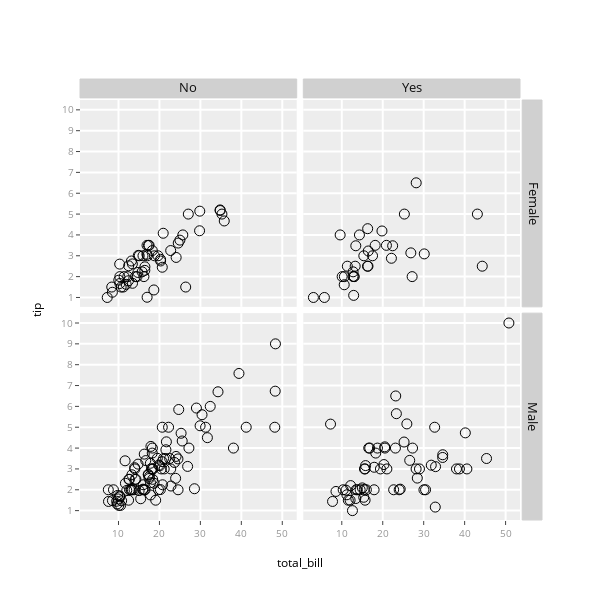

The notebook cell this image was saved under:
### Markdown cell above
# Plot in 'ggplot2' style
To learn more about ggplot2, check out http://ggplot2.tidyverse.org/reference/facet_grid.html

### Code cell
import plotly.figure_factory as ff

import pandas as pd
tips = pd.read_csv('https://raw.githubusercontent.com/plotly/datasets/master/tips.csv')

fig = ff.create_facet_grid(
    tips,
    x='total_bill',
    y='tip',
    facet_row='sex',
    facet_col='smoker',
    marker={'symbol': 'circle-open', 'size': 10},
    ggplot2=True
)
pyo.iplot(fig, filename='facet - ggplot2 style')

### Figure 1 — Plotly figure (JSON) as saved in the notebook; plotly's stock layout.template omitted (floating-point values rounded to 4 significant figures)
{"data": [{"marker": {"color": "rgb(0, 0, 0)", "size": 10, "symbol": "circle-open"}, "mode": "markers", "type": "scatter", "uid": "5e93988b-9d98-4106-9eec-22a3cc9dba7d", "x": [16.99, 24.59, 35.26, 14.83, 10.33, 16.97, 20.29, 15.77, 19.65, 15.06, 20.69, 16.93, 10.29, 34.81, 26.41, 16.45, 17.07, 14.73, 10.07, 34.83, 22.75, 20.92, 7.25, 25.71, 17.31, 10.65, 12.43, 24.08, 13.42, 12.48, 29.8, 14.52, 11.38, 20.27, 11.17, 12.26, 18.26, 8.51, 10.33, 14.15, 13.16, 17.47, 27.05, 16.43, 8.35, 18.64, 11.87, 29.85, 25, 13.39, 16.21, 15.98, 35.83, 18.78], "xaxis": "x", "y": [1.01, 3.61, 5, 3.02, 1.67, 3.5, 2.75, 2.23, 3, 3, 2.45, 3.07, 2.6, 5.2, 1.5, 2.47, 3, 2.2, 1.83, 5.17, 3.25, 4.08, 1, 4, 3.5, 1.5, 1.8, 2.92, 1.68, 2.52, 4.2, 2, 2, 2.83, 1.5, 2, 3.25, 1.25, 2, 2, 2.75, 3.5, 5, 2.3, 1.5, 1.36, 1.63, 5.14, 3.75, 2.61, 2, 3, 4.67, 3], "yaxis": "y"}, {"marker": {"color": "rgb(0, 0, 0)", "size": 10, "symbol": "circle-open"}, "mode": "markers", "type": "scatter", "uid": "610c793f-f514-4601-8ee2-6af7a14a56d0", "x": [3.07, 26.86, 25.28, 5.75, 16.32, 11.35, 15.38, 44.3, 22.42, 14.31, 17.51, 10.59, 10.63, 9.6, 20.9, 18.15, 19.81, 43.11, 13, 12.74, 13, 16.4, 16.47, 12.76, 13.27, 28.17, 12.9, 30.14, 13.42, 16.27, 10.09, 22.12, 27.18], "xaxis": "x2", "y": [1, 3.14, 5, 1, 4.3, 2.5, 3, 2.5, 3.48, 4, 3, 1.61, 2, 4, 3.5, 3.5, 4.19, 5, 2, 2.01, 2, 2.5, 3.23, 2.23, 2.5, 6.5, 1.1, 3.09, 3.48, 2.5, 2, 2.88, 2], "yaxis": "y"}, {"marker": {"color": "rgb(0, 0, 0)", "size": 10, "symbol": "circle-open"}, "mode": "markers", "type": "scatter", "uid": "0d954a0e-6a55-491d-a0f4-ed13931b50c3", "x": [10.34, 21.01, 23.68, 25.29, 8.77, 26.88, 15.04, 14.78, 10.27, 15.42, 18.43, 21.58, 16.29, 20.65, 17.92, 39.42, 19.82, 17.81, 13.37, 12.69, 21.7, 9.55, 18.35, 17.78, 24.06, 16.31, 18.69, 31.27, 16.04, 17.46, 13.94, 9.68, 30.4, 18.29, 22.23, 32.4, 28.55, 18.04, 12.54, 9.94, 25.56, 19.49, 48.27, 17.59, 20.08, 20.23, 12.02, 10.51, 27.2, 22.76, 17.29, 16.66, 15.98, 13.03, 18.28, 24.71, 21.16, 22.49, 12.46, 18.24, 14, 38.07, 23.95, 29.93, 11.69, 14.26, 15.95, 8.52, 22.82, 19.08, 34.3, 41.19, 9.78, 7.51, 14.07, 13.13, 17.26, 24.55, 19.77, 48.17, 16.49, 21.5, 12.66, 13.81, 24.52, 20.76, 31.71, 20.69, 7.56, 48.33, 20.45, 13.28, 11.61, 10.77, 10.07, 29.03, 17.82], "xaxis": "x", "y": [1.66, 3.5, 3.31, 4.71, 2, 3.12, 1.96, 3.23, 1.71, 1.57, 3, 3.92, 3.71, 3.35, 4.08, 7.58, 3.18, 2.34, 2, 2, 4.3, 1.45, 2.5, 3.27, 3.6, 2, 2.31, 5, 2.24, 2.54, 3.06, 1.32, 5.6, 3, 5, 6, 2.05, 3, 2.5, 1.56, 4.34, 3.51, 6.73, 2.64, 3.15, 2.01, 1.97, 1.25, 4, 3, 2.71, 3.4, 2.03, 2, 4, 5.85, 3, 3.5, 1.5, 3.76, 3, 4, 2.55, 5.07, 2.31, 2.5, 2, 1.48, 2.18, 1.5, 6.7, 5, 1.73, 2, 2.5, 2, 2.74, 2, 2, 5, 2, 3.5, 2.5, 2, 3.48, 2.24, 4.5, 5, 1.44, 9, 3, 2.72, 3.39, 1.47, 1.25, 5.92, 1.75], "yaxis": "y2"}, {"marker": {"color": "rgb(0, 0, 0)", "size": 10, "symbol": "circle-open"}, "mode": "markers", "type": "scatter", "uid": "8b13548d-d4a9-47ef-9491-6ebeac9e1b99", "x": [38.01, 11.24, 20.29, 13.81, 11.02, 18.29, 15.01, 17.92, 19.44, 32.68, 28.97, 40.17, 27.28, 12.03, 21.01, 15.36, 20.49, 25.21, 16, 50.81, 15.81, 7.25, 31.85, 16.82, 32.9, 17.89, 14.48, 34.63, 34.65, 23.33, 45.35, 23.17, 40.55, 30.46, 23.1, 15.69, 28.44, 15.48, 16.58, 10.34, 13.51, 18.71, 20.53, 26.59, 38.73, 24.27, 30.06, 25.89, 28.15, 11.59, 7.74, 12.16, 8.58, 13.42, 24.01, 15.69, 15.53, 12.6, 32.83, 22.67], "xaxis": "x2", "y": [3, 1.76, 3.21, 2, 1.98, 3.76, 2.09, 3.08, 3, 5, 3, 4.73, 4, 1.5, 3, 1.64, 4.06, 4.29, 2, 10, 3.16, 5.15, 3.18, 4, 3.11, 2, 2, 3.55, 3.68, 5.65, 3.5, 6.5, 3, 2, 4, 1.5, 2.56, 2.02, 4, 2, 2, 4, 4, 3.41, 3, 2.03, 2, 5.16, 3, 1.5, 1.44, 2.2, 1.92, 1.58, 2, 3, 3, 1, 1.17, 2], "yaxis": "y2"}], "layout": {"annotations": [{"font": {"color": "#0f0f0f", "size": 13}, "showarrow": false, "text": "No", "textangle": 0, "x": 0.2462, "xanchor": "center", "xref": "paper", "y": 1.03, "yanchor": "middle", "yref": "paper"}, {"font": {"color": "#0f0f0f", "size": 13}, "showarrow": false, "text": "Yes", "textangle": 0, "x": 0.7537, "xanchor": "center", "xref": "paper", "y": 1.03, "yanchor": "middle", "yref": "paper"}, {"font": {"color": "#0f0f0f", "size": 13}, "showarrow": false, "text": "Female", "textangle": 90, "x": 1.03, "xanchor": "center", "xref": "paper", "y": 0.7537, "yanchor": "middle", "yref": "paper"}, {"font": {"color": "#0f0f0f", "size": 13}, "showarrow": false, "text": "Male", "textangle": 90, "x": 1.03, "xanchor": "center", "xref": "paper", "y": 0.2462, "yanchor": "middle", "yref": "paper"}, {"font": {"color": "#000000", "size": 12}, "showarrow": false, "text": "total_bill", "textangle": 0, "x": 0.5, "xanchor": "center", "xref": "paper", "y": -0.1, "yanchor": "middle", "yref": "paper"}, {"font": {"color": "#000000", "size": 12}, "showarrow": false, "text": "tip", "textangle": -90, "x": -0.1, "xanchor": "center", "xref": "paper", "y": 0.5, "yanchor": "middle", "yref": "paper"}], "height": 600, "hovermode": "closest", "legend": {"bgcolor": "#efefef", "borderwidth": 1, "x": 1.05, "y": 1, "yanchor": "top"}, "paper_bgcolor": "rgb(255, 255, 255)", "plot_bgcolor": "#ededed", "shapes": [{"fillcolor": "#d0d0d0", "layer": "below", "line": {"color": "#d0d0d0", "width": 1}, "type": "rect", "x0": 0, "x1": 0.4925, "xref": "paper", "y0": 1.005, "y1": 1.05, "yref": "paper"}, {"fillcolor": "#d0d0d0", "layer": "below", "line": {"color": "#d0d0d0", "width": 1}, "type": "rect", "x0": 1.005, "x1": 1.05, "xref": "paper", "y0": 0.5075, "y1": 1, "yref": "paper"}, {"fillcolor": "#d0d0d0", "layer": "below", "line": {"color": "#d0d0d0", "width": 1}, "type": "rect", "x0": 1.005, "x1": 1.05, "xref": "paper", "y0": 0, "y1": 0.4925, "yref": "paper"}, {"fillcolor": "#d0d0d0", "layer": "below", "line": {"color": "#d0d0d0", "width": 1}, "type": "rect", "x0": 0.5075, "x1": 1, "xref": "paper", "y0": 1.005, "y1": 1.05, "yref": "paper"}], "showlegend": false, "title": {"text": ""}, "width": 600, "xaxis": {"anchor": "y2", "domain": [0, 0.4925], "dtick": 10, "gridcolor": "#ffffff", "gridwidth": 2, "range": [0.6, 53.52], "tickfont": {"color": "#969696", "size": 10}, "ticklen": 4, "tickwidth": 1, "zeroline": false}, "xaxis2": {"anchor": "free", "domain": [0.5075, 1], "dtick": 10, "gridcolor": "#ffffff", "gridwidth": 2, "position": 0, "range": [0.6, 53.52], "tickfont": {"color": "#969696", "size": 10}, "ticklen": 4, "tickwidth": 1, "zeroline": false}, "yaxis": {"anchor": "free", "domain": [0.5075, 1], "dtick": 1, "gridcolor": "#ffffff", "gridwidth": 2, "position": 0, "range": [0.55, 10.47], "tickfont": {"color": "#969696", "size": 10}, "ticklen": 4, "tickwidth": 1, "zeroline": false}, "yaxis2": {"anchor": "x", "domain": [0, 0.4925], "dtick": 1, "gridcolor": "#ffffff", "gridwidth": 2, "range": [0.55, 10.47], "tickfont": {"color": "#969696", "size": 10}, "ticklen": 4, "tickwidth": 1, "zeroline": false}}}
